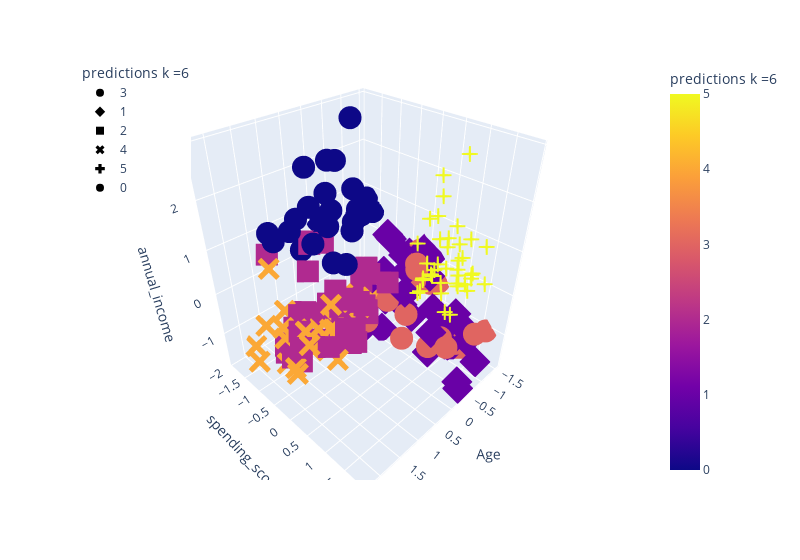

The cell this chart's notebook holds for it:
### Code cell
fig = px.scatter_3d(shopper_df, x='Age', y='spending_score',z='annual_income', color = 'predictions k =6', 
                    symbol = 'predictions k =6', width = 800)
fig.update_layout(legend=dict(x=0, y=1))
fig.show()
